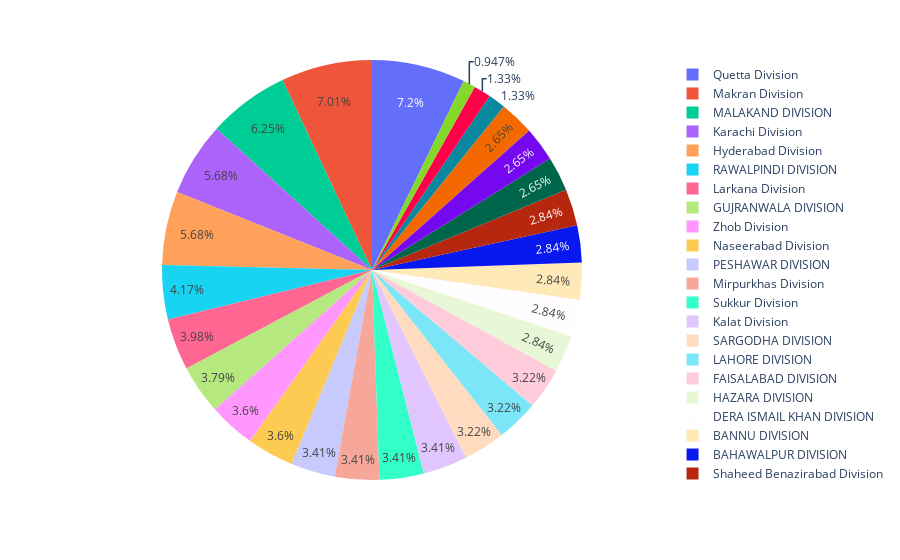

This figure's notebook cell:
### Code cell
px.pie(df_pie, names = 'division', values = 'count')

### Figure 1 — Plotly figure (JSON) as saved in the notebook; plotly's stock layout.template omitted (floating-point values rounded to 4 significant figures)
{"data": [{"domain": {"x": [0, 1], "y": [0, 1]}, "hovertemplate": "division=%{label}<br>count=%{value}<extra></extra>", "labels": ["Quetta Division", "Makran Division", "MALAKAND DIVISION", "Karachi Division", "Hyderabad Division", "RAWALPINDI DIVISION", "Larkana Division", "GUJRANWALA DIVISION", "Zhob Division", "Naseerabad Division", "PESHAWAR DIVISION", "Mirpurkhas Division", "Sukkur Division", "Kalat Division", "SARGODHA DIVISION", "LAHORE DIVISION", "FAISALABAD DIVISION", "HAZARA DIVISION", "DERA ISMAIL KHAN DIVISION", "BANNU DIVISION", "BAHAWALPUR DIVISION", "Shaheed Benazirabad Division", "D.G.KHAN DIVISION", "KOHAT DIVISION", "MULTAN DIVISION", "SAHIWAL DIVISION", "MARDAN DIVISION", "Badin Division"], "legendgroup": "", "name": "", "showlegend": true, "type": "pie", "values": [38, 37, 33, 30, 30, 22, 21, 20, 19, 19, 18, 18, 18, 18, 17, 17, 17, 15, 15, 15, 15, 15, 14, 14, 14, 7, 7, 5]}], "layout": {"legend": {"tracegroupgap": 0}, "margin": {"t": 60}}}
